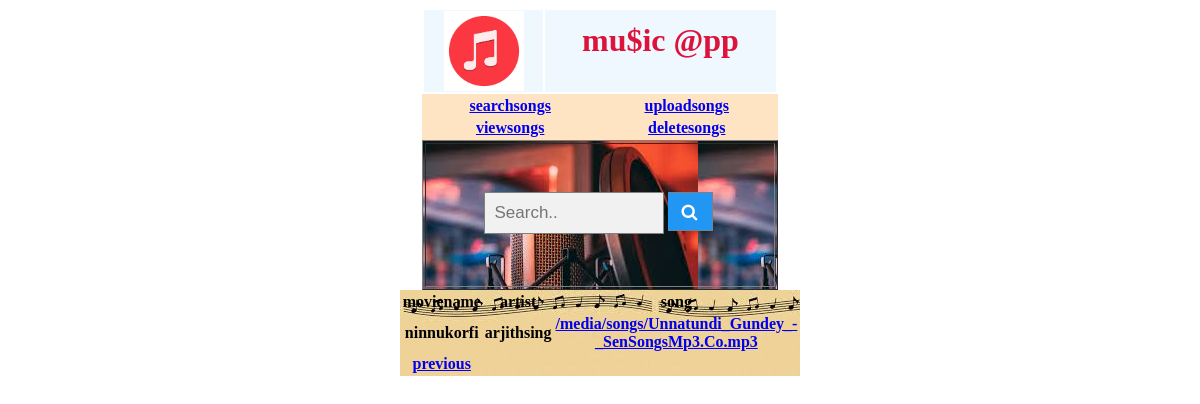
Screenshot of /moviename/?m=ninnukorfi with the database file from the repository.
### app/models.py (models this page shows)
class UploadModel(models.Model):
    moviename=models.CharField(max_length=30)
    artist=models.CharField(max_length=30)
    song=models.FileField(upload_to='songs/')

### app/views.py (the view)
# urls.py: path("moviename/",views.MovieName.as_view(),name='moviename'),
class MovieName(View):
    def get(self, request):
        movie = request.GET.get("m")
        mn = UploadModel.objects.filter(moviename=movie)
        return render(request,"mpvienamesongs.html",{"mnsong":mn})
    pass

### templates/mpvienamesongs.html
{% include 'opensearchpage.html' %}
{% load static %}
<table align ="center" border="0" width="30%" style="background-image: url('{% static "images/argt.jpeg"%}')";>
    <tr>
        <th>moviename</th>
        <th>artist</th>
        <th>song</th>
    </tr>
    {% for x in mnsong %}
        <tr>
        <th>{{ x.moviename }}</th>
        <th>{{ x.artist }}</th>
        <th><a href="{% url 'playsong' %}?n={{ x.song.url }}"> {{ x.song.url }} </a></th>
        </tr>
    {% endfor %}
<tr>
    <th> <a href="{% url 'musichome' %}">previous</a></th>
</tr>
</table>

### templates/menu comman.html (style rules this page uses)
th { font-family: silentreaction }

### rows the page displays
UploadModel: moviename "ninnukorfi", artist "arjithsing", song "/media/songs/Unnatundi_Gundey_-_SenSongsMp3.Co.mp3"
